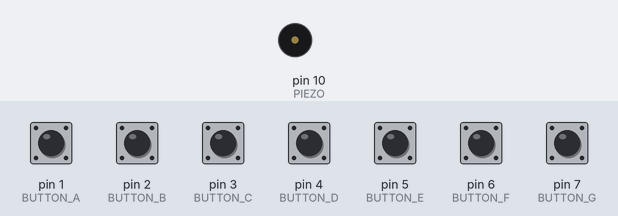
The sketch below on a simulated Arduino Uno, built with avr-gcc and run on an emulated ATmega328P. Parts: buzzer (waves = sounding). Inputs (shaded band) come from the test bench; at power-on: pin 1 (BUTTON_A), pin 2 (BUTTON_B), pin 3 (BUTTON_C), pin 4 (BUTTON_D), pin 5 (BUTTON_E), pin 6 (BUTTON_F), pin 7 (BUTTON_G) HIGH.

Above: at 1.2 s.
1.3 s: pin 1 (BUTTON_A) pulled LOW for 0.15 s
At 1.37 s:
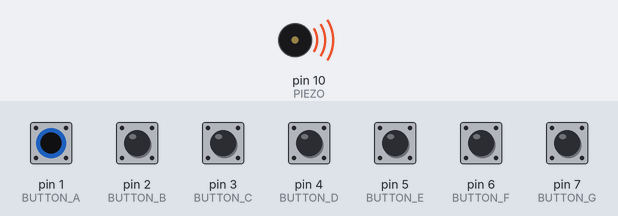
Timing chart, 0 to 4.3 s (numbered marks = the images above; inputs shaded):
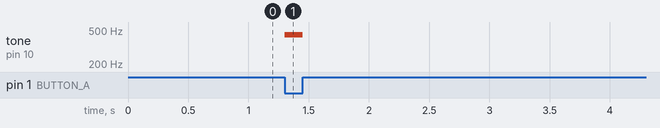

Measured:
- after the input at 1.3 s, tone on pin 10 (PIEZO): silent → 440 Hz at once, → silent 0.15 s later

The sketch:

Tone.ino
```cpp
#define NOTE_C 262
#define NOTE_D 294
#define NOTE_E 330
#define NOTE_F 349
#define NOTE_G 392
#define NOTE_A 440
#define NOTE_B 493

#define ACTIVATED LOW

const int PIEZO = 10;
const int LED = 13;
const int BUTTON_A = 1;
const int BUTTON_B = 2;
const int BUTTON_C = 3;
const int BUTTON_D = 4;
const int BUTTON_E = 5;
const int BUTTON_F = 6;
const int BUTTON_G = 7;

void setup()
{

  pinMode(BUTTON_A, INPUT);
  digitalWrite(BUTTON_A,HIGH);
  pinMode(BUTTON_B, INPUT);
  digitalWrite(BUTTON_B,HIGH);
  pinMode(BUTTON_C, INPUT);
  digitalWrite(BUTTON_C,HIGH);
  pinMode(BUTTON_D, INPUT);
  digitalWrite(BUTTON_D,HIGH);
  pinMode(BUTTON_E, INPUT);
  digitalWrite(BUTTON_E,HIGH);
  pinMode(BUTTON_F, INPUT);
  digitalWrite(BUTTON_F,HIGH);
  pinMode(BUTTON_G, INPUT);
  digitalWrite(BUTTON_G,HIGH);
  digitalWrite(LED,LOW);
}

void loop()
{

while(digitalRead(BUTTON_A) == ACTIVATED)
  {
    tone(PIEZO,NOTE_A);

    digitalWrite(LED,HIGH);
  }while(digitalRead(BUTTON_B) == ACTIVATED)
  {
    tone(PIEZO,NOTE_B);

    digitalWrite(LED,HIGH);
  }while(digitalRead(BUTTON_C) == ACTIVATED)
  {
    tone(PIEZO,NOTE_C);

    digitalWrite(LED,HIGH);
  }while(digitalRead(BUTTON_D) == ACTIVATED)
  {
    tone(PIEZO,NOTE_D);

    digitalWrite(LED,HIGH);
  }while(digitalRead(BUTTON_E) == ACTIVATED)
  {
    tone(PIEZO,NOTE_E);

    digitalWrite(LED,HIGH);
  }while(digitalRead(BUTTON_F) == ACTIVATED)
  {
    tone(PIEZO,NOTE_F);

    digitalWrite(LED,HIGH);
  }

while(digitalRead(BUTTON_G) == ACTIVATED)
  {
    tone(PIEZO,NOTE_G);

    digitalWrite(LED,HIGH);
  }
  noTone(PIEZO);
  digitalWrite(LED,LOW);

}
```
